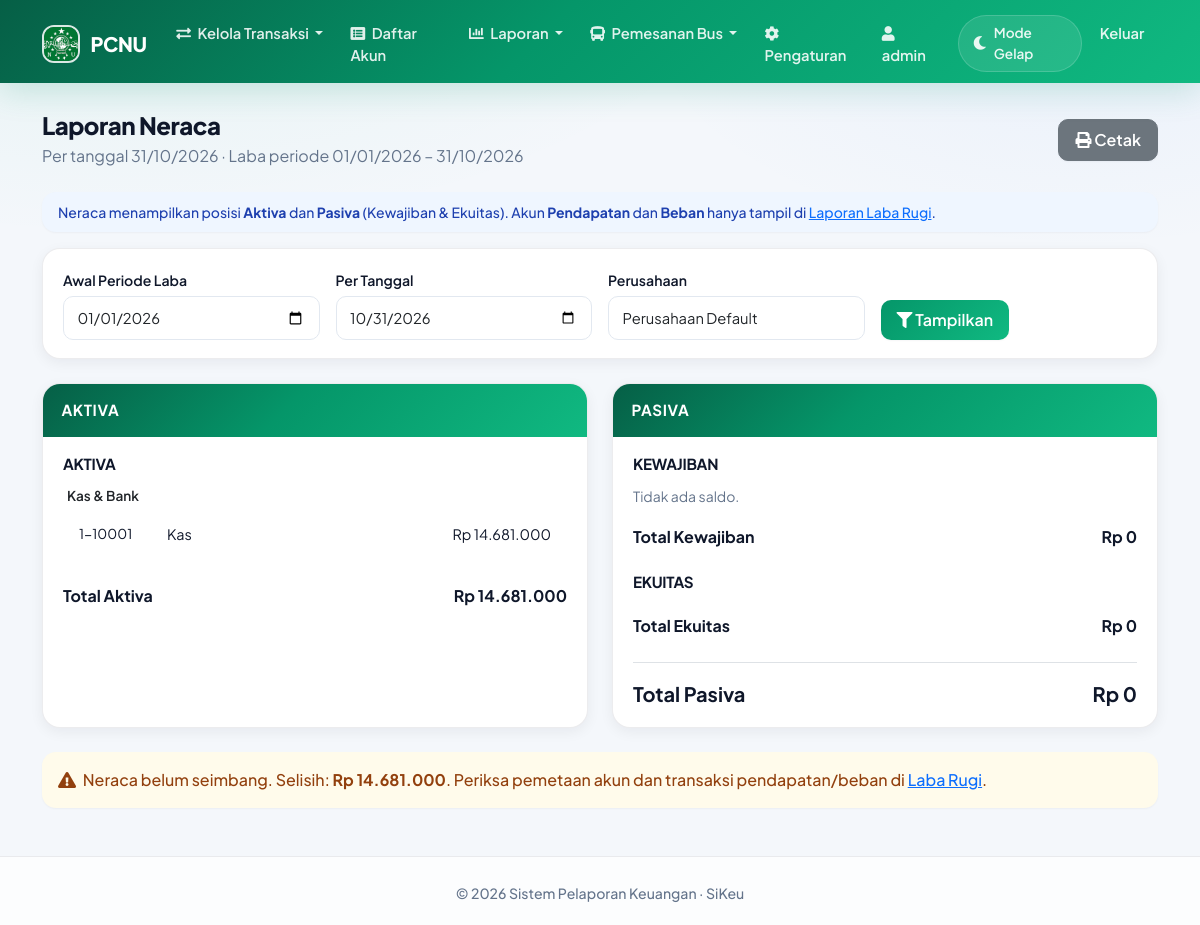
/laporan/neraca.php (signed in), run on the app's committed database.
### tables this page shows
CREATE TABLE `perusahaan` (
  `id` int(11) NOT NULL,
  `nama` varchar(100) NOT NULL,
  `alamat` text DEFAULT NULL,
  `telepon` varchar(20) DEFAULT NULL,
  `email` varchar(100) DEFAULT NULL,
  `website` varchar(255) DEFAULT NULL COMMENT 'URL website perusahaan',
  `logo` varchar(255) DEFAULT NULL,
  `jenis` enum('regular','premium') NOT NULL DEFAULT 'regular' COMMENT 'Jenis akun perusahaan',
  `deskripsi` text DEFAULT NULL,
  `created_at` timestamp NOT NULL DEFAULT current_timestamp()
);

CREATE TABLE `users` (
  `id` int(11) NOT NULL,
  `username` varchar(50) NOT NULL,
  `password` varchar(255) NOT NULL,
  `nama_lengkap` varchar(100) NOT NULL,
  `email` varchar(100) DEFAULT NULL,
  `no_hp` varchar(20) DEFAULT NULL,
  `alamat` text DEFAULT NULL,
  `foto_profil` varchar(255) DEFAULT NULL,
  `id_perusahaan` int(11) DEFAULT NULL,
  `default_company` int(11) DEFAULT NULL,
  `created_at` timestamp NOT NULL DEFAULT current_timestamp()
);

CREATE TABLE `akun` (
  `id` int(11) NOT NULL,
  `kode_akun` varchar(10) NOT NULL,
  `nama_akun` varchar(100) NOT NULL,
  `kategori` enum('aktiva','pasiva','modal','pendapatan','beban') NOT NULL,
  `sub_kategori` varchar(250) NOT NULL,
  `tipe_akun` enum('debit','kredit') NOT NULL,
  `saldo` decimal(15,2) NOT NULL,
  `deskripsi` text DEFAULT NULL,
  `created_at` timestamp NOT NULL DEFAULT current_timestamp(),
  `id_perusahaan` int(11) DEFAULT NULL
);

### laporan/neraca.php (the view, shortened to what the rows shown need)
<?php
require_once '../config/database.php';
require_once '../config/functions.php';
$tanggal_awal = isset($_GET['tanggal_awal']) ? $_GET['tanggal_awal'] : date('Y-01-01');
$tanggal_akhir = isset($_GET['tanggal_akhir']) ? $_GET['tanggal_akhir'] : date('Y-m-t');
$stmt_company = $db->prepare("SELECT default_company FROM users WHERE id = ?");
$stmt_company->execute([$_SESSION['user_id']]);
$user_data = $stmt_company->fetch();
$id_perusahaan = $user_data['default_company'];
$filter_perusahaan = $id_perusahaan;
$neraca = getNeracaData($db, $tanggal_akhir, $filter_perusahaan, $tanggal_awal);
include '../templates/header.php';
function renderNeracaGroup($title, $groups, $total_label, $total_value)
{
    ?>
    <div class="neraca-section mb-4">
        <?php if (empty($groups)): ?>
            <p class="text-muted small mb-2">Tidak ada saldo.</p>
        <?php else: ?>
            <?php foreach ($groups as $sub_kategori => $accounts): ?>
                <div class="neraca-subgroup mb-3">
                    <div class="neraca-subgroup-title"><?= htmlspecialchars($sub_kategori) ?></div>
                    <table class="table table-sm table-borderless neraca-table mb-0">
                        <tbody>
                            <?php foreach ($accounts as $account): ?>
                                <tr>
                                    <td class="neraca-kode"><?= htmlspecialchars($account['kode_akun']) ?></td>
                                    <td><?= htmlspecialchars($account['nama_akun']) ?></td>
                                    <td class="text-end"><?= formatRupiah($account['saldo']) ?></td>
                                </tr>
                            <?php endforeach; ?>
                        </tbody>
                    </table>
                </div>
            <?php endforeach; ?>
        <?php endif; ?>
    </div>
    <?php
}
?>
<div class="container mt-4">
    <div class="d-flex justify-content-between align-items-center mb-4">
        <div>
            <h2 class="mb-1">Laporan Neraca</h2>
        </div>
    </div>
    <div class="row g-4">
        <div class="col-lg-6">
            <div class="card h-100 neraca-card">
                <div class="card-body">
                    <?php renderNeracaGroup('Aktiva', $neraca['aktiva_grouped'], 'Total Aktiva', $neraca['total_aktiva']); ?>
                </div>
            </div>
        </div>
        <div class="col-lg-6">
            <div class="card h-100 neraca-card">
                <div class="card-body">
                    <div class="neraca-section mb-4">
                        <div class="neraca-total-row d-flex justify-content-between fw-bold">
                            <span>Total Ekuitas</span>
                            <span><?= formatRupiah($neraca['total_ekuitas']) ?></span>
                        </div>
                    </div>
                    <div class="neraca-total-row d-flex justify-content-between fw-bold fs-5 border-top pt-3">
                        <span>Total Pasiva</span>
                        <span><?= formatRupiah($neraca['total_pasiva']) ?></span>
                    </div>
                </div>
            </div>
        </div>
    </div>
    <?php if (!$neraca['seimbang']): ?>
        <div class="alert alert-warning mt-4">
            <i class="fas fa-exclamation-triangle me-1"></i>
            Neraca belum seimbang. Selisih:
            <strong><?= formatRupiah(abs($neraca['total_aktiva'] - $neraca['total_pasiva'])) ?></strong>.
            Periksa pemetaan akun dan transaksi pendapatan/beban di
            <a href="laba-rugi.php">Laba Rugi</a>.
        </div>
    <?php else: ?>
        <div class="alert alert-success mt-4 mb-0">
            <i class="fas fa-check-circle me-1"></i> Neraca seimbang — Total Aktiva = Total Pasiva.
        </div>
    <?php endif; ?>
</div>
<?php include '../templates/footer.php'; ?>

### templates/header.php (shortened to what the rows shown need)
<!DOCTYPE html>
<html lang="id" data-theme="light">
<head>
    <link href="https://cdn.jsdelivr.net/npm/bootstrap@5.1.3/dist/css/bootstrap.min.css" rel="stylesheet">
    <link href="https://cdnjs.cloudflare.com/ajax/libs/font-awesome/5.15.4/css/all.min.css" rel="stylesheet">
    <?php
    $sikeu_theme_ver = @filemtime(__DIR__ . '/../assets/css/sikeu-theme.css') ?: time();
    $sikeu_dark_ver = @filemtime(__DIR__ . '/../assets/css/dark-mode.css') ?: time();
    $sikeu_style_ver = @filemtime(__DIR__ . '/../assets/css/style.css') ?: time();
    ?>
    <link href="/assets/css/sikeu-theme.css?v=<?= $sikeu_theme_ver ?>" rel="stylesheet">
    <link href="/assets/css/dark-mode.css?v=<?= $sikeu_dark_ver ?>" rel="stylesheet">
    <link rel="stylesheet" href="/assets/css/style.css?v=<?= $sikeu_style_ver ?>">
    <link rel="stylesheet" href="https://unpkg.com/leaflet@1.7.1/dist/leaflet.css" />
</head>
<body class="sikeu-app">
    <nav class="navbar navbar-expand-lg navbar-dark sikeu-navbar">
        <div class="container">
            <a class="navbar-brand" href="/index.php">
                <?php
                $logo_path = '/assets/img/logo.jpg';
                if (isset($_SESSION['user_id']) && isset($db)) {
                    $user_id = $_SESSION['user_id'];
                    $stmt = $db->prepare("SELECT default_company FROM users WHERE id = ?");
                    $stmt->execute([$user_id]);
                    $user_data = $stmt->fetch();
                    $default_company_id = $user_data['default_company'] ?? null;
                    if ($default_company_id) {
                        $stmt = $db->prepare("SELECT logo, nama FROM perusahaan WHERE id = ?");
                        $stmt->execute([$default_company_id]);
                        $perusahaan = $stmt->fetch();
                        if ($perusahaan && !empty($perusahaan['logo'])) {
                            $logo_path = '/' . $perusahaan['logo'];
                        }
                    }
                }
                ?>
                <img src="<?php echo htmlspecialchars($logo_path); ?>" alt="Logo" />
                <?php
                if (isset($perusahaan) && !empty($perusahaan['nama'])) {
                    echo htmlspecialchars($perusahaan['nama']);
                } else {
                    echo "SiKeu";
                }
                ?>
            </a>
            <div class="collapse navbar-collapse" id="navbarNav">
                <ul class="navbar-nav me-auto">
                </ul>
                <ul class="navbar-nav">
                    <?php if (isset($_SESSION['user_id'])) :
                        $stmt = $db->prepare("SELECT * FROM users WHERE id = ?");
                        $stmt->execute([$_SESSION['user_id']]);
                        $user = $stmt->fetch();
                        $username = $user['username'] ?? 'Pengguna';
                    ?>
                        <li class="nav-item">
                            <a class="nav-link" href="/pengaturan/profil.php">
                                <i class="fas fa-user me-1"></i>
                                <span><?php echo htmlspecialchars($username); ?></span>
                            </a>
                        </li>
                        <li class="nav-item d-flex align-items-center px-1">
                            <div class="sikeu-theme-switch" onclick="toggleTheme()" role="button" tabindex="0" aria-label="Toggle theme">
                                <i class="fas fa-moon"></i>
                                <span class="d-none d-lg-inline">Mode Gelap</span>
                            </div>
                        </li>
                        <li class="nav-item">
                            <a class="nav-link" href="/logout.php">Keluar</a>
                        </li>
                    <?php endif; ?>
                </ul>
            </div>
        </div>
    </nav>

### data on the page
perusahaan: logo (picture), nama "PCNU"
users: username "admin", default_company.sub_kategori "Rp 0", default_company.sub_kategori "Rp 14.681.000"
akun: kode_akun "1-10001", nama_akun "Kas", saldo "Rp 14.681.000"

### other printed values
date('d/m/Y', strtotime($tanggal_akhir)) "31/10/2026"
date('d/m/Y', strtotime($tanggal_awal)) "01/01/2026"
$title "AKTIVA KEWAJIBAN"
$sub_kategori "Kas & Bank"
$total_label "Total Aktiva Total Kewajiban"
formatRupiah($total_value) "Rp 14.681.000 Rp 0"
